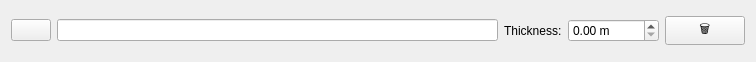
<?xml version="1.0" encoding="UTF-8"?>
<ui version="4.0">
 <class>StratigraphicUnitWidget</class>
 <widget class="QWidget" name="StratigraphicUnitWidget">
  <property name="geometry">
   <rect>
    <x>0</x>
    <y>0</y>
    <width>756</width>
    <height>62</height>
   </rect>
  </property>
  <layout class="QGridLayout" name="gridLayout">
   <item row="0" column="0">
    <widget class="QPushButton" name="buttonColour">
     <property name="toolTip">
      <string>Click to change color</string>
     </property>
     <property name="text">
      <string/>
     </property>
     <property name="minimumSize">
      <size>
       <width>40</width>
       <height>0</height>
      </size>
     </property>
     <property name="maximumSize">
      <size>
       <width>40</width>
       <height>16777215</height>
      </size>
     </property>
    </widget>
   </item>
   <item row="0" column="1">
    <widget class="QLineEdit" name="lineEditName"/>
   </item>
   <item row="0" column="2">
    <widget class="QLabel" name="labelThickness">
     <property name="text">
      <string>Thickness:</string>
     </property>
    </widget>
   </item>
   <item row="0" column="3">
    <widget class="QDoubleSpinBox" name="spinBoxThickness">
     <property name="suffix">
      <string> m</string>
     </property>
     <property name="decimals">
      <number>2</number>
     </property>
     <property name="minimum">
      <double>0.000000000000000</double>
     </property>
     <property name="maximum">
      <double>10000.000000000000000</double>
     </property>
    </widget>
   </item>
   <item row="0" column="4">
    <widget class="QPushButton" name="buttonDelete">
     <property name="toolTip">
      <string>Delete this unit</string>
     </property>
     <property name="text">
      <string>🗑️</string>
     </property>
    </widget>
   </item>
  </layout>
 </widget>
 <resources/>
 <connections/>
</ui>
